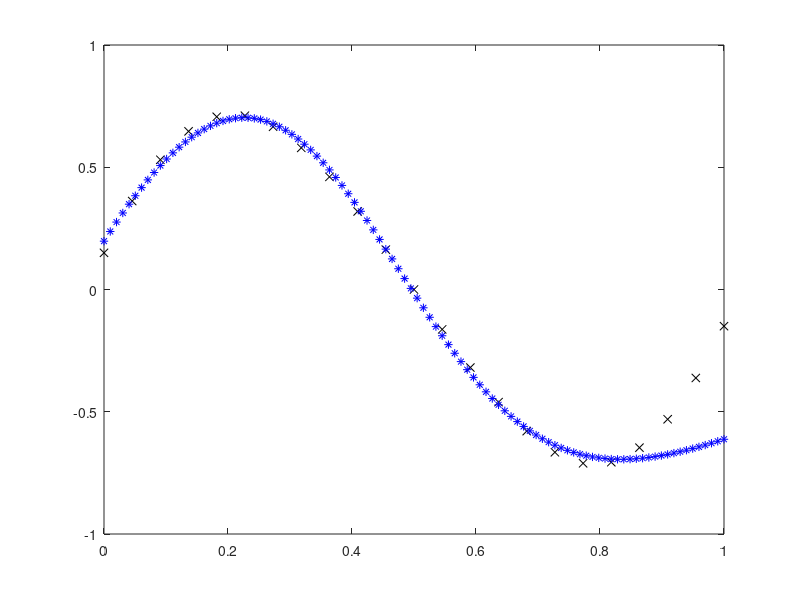

Write the MATLAB code that produced this figure.
clear all;
clc;

mok=0.15;

% Paruošiami duomenis mokymui

x= 0:1/22:1;

y = 0.8*sin(2*pi*x)+ 0.3*cos(3*pi*x)/2;


% Sugeneruoti pradines ryšių svorių reikšmes
%pirmas sluoksnis
w11_1 = randn(1); b1_1 = randn(1);
w21_1 = randn(1); b2_1 = randn(1);
w31_1 = randn(1); b3_1 = randn(1);
w41_1 = randn(1); b4_1 = randn(1);
w51_1 = randn(1); b5_1 = randn(1);
w61_1 = randn(1); b6_1 = randn(1);
w71_1 = randn(1); b7_1 = randn(1);

%Antras sluoksnis
w11_2 = randn(1); b1_2 = randn(1);
w12_2 = randn(1);
w13_2 = randn(1);
w14_2 = randn(1);
w15_2 = randn(1);
w16_2 = randn(1);
w17_2 = randn(1);

% paskaičiuoti tinklo atsaką

for indx= 1:10000
for n= 1:20

v1_1 = x(n)*w11_1 + b1_1;
v2_1 = x(n)*w21_1 + b2_1;
v3_1 = x(n)*w31_1 + b3_1;
v4_1 = x(n)*w41_1 + b4_1;
v5_1 = x(n)*w51_1 + b5_1;
v6_1 = x(n)*w61_1 + b6_1;
v7_1 = x(n)*w71_1 + b7_1;

y1_1 = 1/(1+exp(-v1_1));
y2_1 = 1/(1+exp(-v2_1));
y3_1 = 1/(1+exp(-v3_1));
y4_1 = 1/(1+exp(-v4_1));
y5_1 = 1/(1+exp(-v5_1));
y6_1 = 1/(1+exp(-v6_1));
y7_1 = 1/(1+exp(-v7_1));

v1_2 = y1_1 * w11_2 + y2_1 * w12_2 + y3_1 * w13_2 + y4_1 * w14_2 + y5_1 * w15_2 + y6_1 * w16_2 + y7_1 * w17_2;

y_apskaiciuotas = v1_2;

%palyginti su norimu atsaku ir apsakičiuoti klaidą

e = y(n) - y_apskaiciuotas;

% Atnaujinti ryšių svorius taip, kad klaida mažėtų

delta_out = e;

delta_1_1 = y1_1*(1-y1_1)*(delta_out*w11_2);
delta_2_1 = y2_1*(1-y2_1)*(delta_out*w12_2);
delta_3_1 = y3_1*(1-y3_1)*(delta_out*w13_2);
delta_4_1 = y4_1*(1-y4_1)*(delta_out*w14_2);
delta_5_1 = y5_1*(1-y5_1)*(delta_out*w15_2);
delta_6_1 = y6_1*(1-y6_1)*(delta_out*w16_2);
delta_7_1 = y7_1*(1-y7_1)*(delta_out*w17_2);

w11_2 = w11_2 + mok*delta_out*y1_1;
w12_2 = w12_2 + mok*delta_out*y2_1;
w13_2 = w13_2 + mok*delta_out*y3_1;
w14_2 = w14_2 + mok*delta_out*y4_1;
w15_2 = w15_2 + mok*delta_out*y5_1;
w16_2 = w16_2 + mok*delta_out*y6_1;
w17_2 = w17_2 + mok*delta_out*y7_1;
b1_2 = b1_2 + mok*delta_out;

w11_1 = w11_1 + mok*delta_1_1*x(n);
w21_1 = w21_1 + mok*delta_2_1*x(n);
w31_1 = w31_1 + mok*delta_3_1*x(n);
w41_1 = w41_1 + mok*delta_4_1*x(n);
w51_1 = w51_1 + mok*delta_5_1*x(n);
w61_1 = w61_1 + mok*delta_6_1*x(n);
w71_1 = w71_1 + mok*delta_7_1*x(n);
b1_1 = b1_1 + mok*delta_1_1;
b2_1 = b2_1 + mok*delta_2_1;
b3_1 = b3_1 + mok*delta_3_1;
b4_1 = b4_1 + mok*delta_4_1;
b5_1 = b5_1 + mok*delta_5_1;
b6_1 = b6_1 + mok*delta_6_1;
b7_1 = b7_1 + mok*delta_7_1;

end
end
%atvaizdavimas
x2=linspace(0,1,100);
for m= 1:100

v1_1 = x2(m)*w11_1 + b1_1;
v2_1 = x2(m)*w21_1 + b2_1;
v3_1 = x2(m)*w31_1 + b3_1;
v4_1 = x2(m)*w41_1 + b4_1;
v5_1 = x2(m)*w51_1 + b5_1;
v6_1 = x2(m)*w61_1 + b6_1;
v7_1 = x2(m)*w71_1 + b7_1;

y1_1 = 1/(1+exp(-v1_1));
y2_1 = 1/(1+exp(-v2_1));
y3_1 = 1/(1+exp(-v3_1));
y4_1 = 1/(1+exp(-v4_1));
y5_1 = 1/(1+exp(-v5_1));
y6_1 = 1/(1+exp(-v6_1));
y7_1 = 1/(1+exp(-v7_1));

v1_2 = y1_1 * w11_2 + y2_1 * w12_2 + y3_1 * w13_2 + y4_1 * w14_2 + y5_1 * w15_2 + y6_1 * w16_2 + y7_1 * w17_2;

y_apskaiciuotas(m) = v1_2;
end
figure(1);
plot(x,y,'kx',x2,y_apskaiciuotas,'b*')